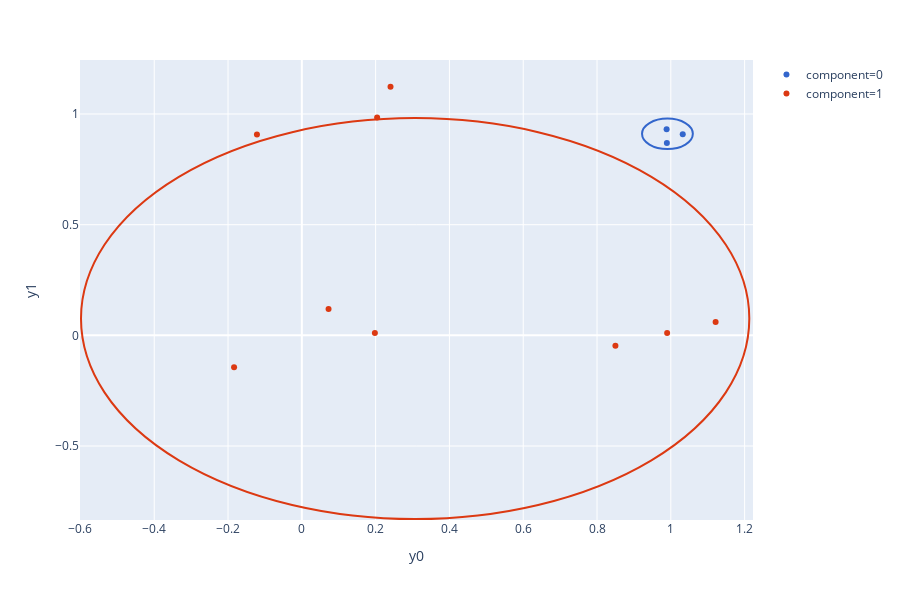

Notebook cell for this chart:
### Markdown cell above
Plot the components for the sample with the most number of clusters

### Code cell
t = posterior_samples.get_variable(gmm.K()).squeeze().detach().numpy().argmax()
components = np.array([posterior_samples.get_variable(gmm.component(i)).squeeze()[t].item() for i in range(n)])
_k = posterior_samples.get_variable(gmm.K()).squeeze()[t].int().item()
fig = draw_points_and_components(
    np.vstack([prior_sample.get_variable(gmm.y(i)).squeeze()[-1].detach().numpy() for i in range(n)]),
    components,
    np.vstack([posterior_samples.get_variable(gmm.mu(i)).squeeze()[t,:].detach().numpy()
               for i in range(_k) if i in np.unique(components)]),
    np.array([posterior_samples.get_variable(gmm.sigma(i)).squeeze()[t].item()
              for i in range(_k) if i in np.unique(components)]),
)
fig.show()

### Figure 1 — Plotly figure (JSON) as saved in the notebook; plotly's stock layout.template omitted (floating-point values rounded to 4 significant figures)
{"data": [{"hoverlabel": {"namelength": 0}, "hovertemplate": "component=0<br>y0=%{x}<br>y1=%{y}", "legendgroup": "component=0", "marker": {"color": "#3366CC", "symbol": "circle"}, "mode": "markers", "name": "component=0", "showlegend": true, "type": "scatter", "x": [0.9893, 0.9886, 1.032], "xaxis": "x", "y": [0.8696, 0.9312, 0.909], "yaxis": "y"}, {"hoverlabel": {"namelength": 0}, "hovertemplate": "component=1<br>y0=%{x}<br>y1=%{y}", "legendgroup": "component=1", "marker": {"color": "#DC3912", "symbol": "circle"}, "mode": "markers", "name": "component=1", "showlegend": true, "type": "scatter", "x": [0.07243, 0.2404, 0.8499, -0.1836, -0.1216, 1.121, 0.198, 0.204, 0.99], "xaxis": "x", "y": [0.1194, 1.123, -0.04679, -0.1437, 0.9073, 0.06036, 0.01088, 0.9846, 0.01103], "yaxis": "y"}], "layout": {"height": 600, "legend": {"tracegroupgap": 0}, "margin": {"t": 60}, "shapes": [{"line": {"color": "#3366CC"}, "type": "circle", "x0": 0.922, "x1": 1.06, "xref": "x", "y0": 0.8417, "y1": 0.9795, "yref": "y"}, {"line": {"color": "#DC3912"}, "type": "circle", "x0": -0.5985, "x1": 1.213, "xref": "x", "y0": -0.8296, "y1": 0.9816, "yref": "y"}], "xaxis": {"anchor": "y", "domain": [0, 1], "title": {"text": "y0"}}, "yaxis": {"anchor": "x", "domain": [0, 1], "title": {"text": "y1"}}}}
